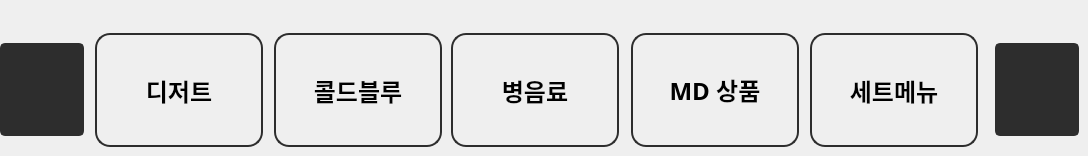
        <widget class="QWidget" name="category_2">
         <widget class="QPushButton" name="category_left_btn_2">
          <property name="geometry">
           <rect>
            <x>0</x>
            <y>43</y>
            <width>84</width>
            <height>93</height>
           </rect>
          </property>
          <property name="styleSheet">
           <string notr="true">background-color: rgb(45, 45, 45);
border: 2px solid rgb(45, 45, 45);
border-radius:5px; color:white; 
</string>
          </property>
          <property name="text">
           <string/>
          </property>
          <property name="icon">
           <iconset>
            <normaloff>../img/qt자료/arrow-left.png</normaloff>../img/qt자료/arrow-left.png</iconset>
          </property>
          <property name="iconSize">
           <size>
            <width>56</width>
            <height>75</height>
           </size>
          </property>
         </widget>
         <widget class="QPushButton" name="category_btn_14">
          <property name="geometry">
           <rect>
            <x>631</x>
            <y>33</y>
            <width>168</width>
            <height>114</height>
           </rect>
          </property>
          <property name="font">
           <font>
            <family>Pretendard ExtraBold</family>
            <pointsize>18</pointsize>
            <weight>75</weight>
            <bold>true</bold>
           </font>
          </property>
          <property name="styleSheet">
           <string notr="true">border-radius:15px;
border: 2px solid rgb(45, 45, 45);
</string>
          </property>
          <property name="text">
           <string>MD 상품</string>
          </property>
         </widget>
         <widget class="QPushButton" name="category_btn_11">
          <property name="geometry">
           <rect>
            <x>95</x>
            <y>33</y>
            <width>168</width>
            <height>114</height>
           </rect>
          </property>
          <property name="font">
           <font>
            <family>Pretendard ExtraBold</family>
            <pointsize>18</pointsize>
            <weight>75</weight>
            <bold>true</bold>
           </font>
          </property>
          <property name="styleSheet">
           <string notr="true">border-radius:15px;
border: 2px solid rgb(45, 45, 45);
</string>
          </property>
          <property name="text">
           <string>디저트</string>
          </property>
         </widget>
         <widget class="QPushButton" name="category_btn_13">
          <property name="geometry">
           <rect>
            <x>451</x>
            <y>33</y>
            <width>168</width>
            <height>114</height>
           </rect>
          </property>
          <property name="font">
           <font>
            <family>Pretendard ExtraBold</family>
            <pointsize>18</pointsize>
            <weight>75</weight>
            <bold>true</bold>
           </font>
          </property>
          <property name="styleSheet">
           <string notr="true">border-radius:15px;
border: 2px solid rgb(45, 45, 45);
</string>
          </property>
          <property name="text">
           <string>병음료</string>
          </property>
         </widget>
         <widget class="QPushButton" name="category_btn_15">
          <property name="geometry">
           <rect>
            <x>810</x>
            <y>33</y>
            <width>168</width>
            <height>114</height>
           </rect>
          </property>
          <property name="font">
           <font>
            <family>Pretendard ExtraBold</family>
            <pointsize>18</pointsize>
            <weight>75</weight>
            <bold>true</bold>
           </font>
          </property>
          <property name="styleSheet">
           <string notr="true">border-radius:15px;
border: 2px solid rgb(45, 45, 45);
</string>
          </property>
          <property name="text">
           <string>세트메뉴</string>
          </property>
         </widget>
         <widget class="QPushButton" name="category_right_btn_2">
          <property name="geometry">
           <rect>
            <x>995</x>
            <y>43</y>
            <width>84</width>
            <height>93</height>
           </rect>
          </property>
          <property name="styleSheet">
           <string notr="true">background-color: rgb(45, 45, 45);
border: 2px solid rgb(45, 45, 45);
border-radius:5px; color:white; 
</string>
          </property>
          <property name="text">
           <string/>
          </property>
          <property name="icon">
           <iconset>
            <normaloff>../img/qt자료/arrow-right.png</normaloff>../img/qt자료/arrow-right.png</iconset>
          </property>
          <property name="iconSize">
           <size>
            <width>56</width>
            <height>75</height>
           </size>
          </property>
         </widget>
         <widget class="QPushButton" name="category_btn_12">
          <property name="geometry">
           <rect>
            <x>274</x>
            <y>33</y>
            <width>168</width>
            <height>114</height>
           </rect>
          </property>
          <property name="font">
           <font>
            <family>Pretendard ExtraBold</family>
            <pointsize>18</pointsize>
            <weight>75</weight>
            <bold>true</bold>
           </font>
          </property>
          <property name="styleSheet">
           <string notr="true">border-radius:15px;
border: 2px solid rgb(45, 45, 45);
</string>
          </property>
          <property name="text">
           <string>콜드블루</string>
          </property>
         </widget>
        </widget>
